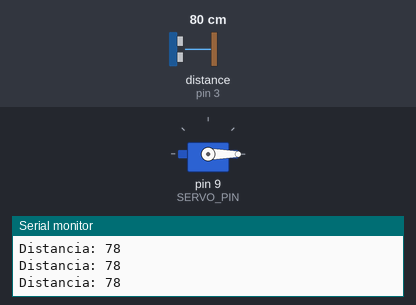
The sketch below on a simulated Arduino Uno, built with avr-gcc and run on an emulated ATmega328P. Parts: servo, the last lines printed to the serial monitor. Wiring (inferred from the names in the program): ultrasonic range finder: trigger pin 2; echo pin 3. The test bench sets the inputs (shaded band); at power-on: distance to the obstacle (sensor on pin 3) 80 cm. The echo pulse lasts 58.3 µs per cm.

Above: at 1.2 s.
1.3 s: distance to the obstacle (sensor on pin 3) set to 34 cm
2.8 s: distance to the obstacle (sensor on pin 3) set to 28 cm
At 3.2 s:
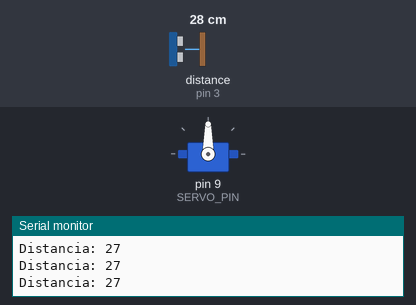
4.3 s: distance to the obstacle (sensor on pin 3) set to 35 cm
At 5.5 s:
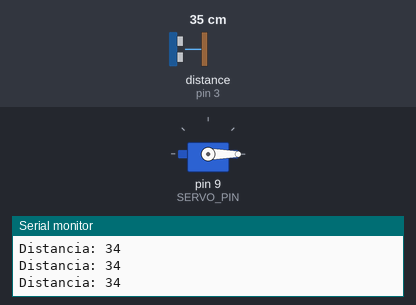
5.8 s: distance to the obstacle (sensor on pin 3) set to 2 cm
At 7.2 s:
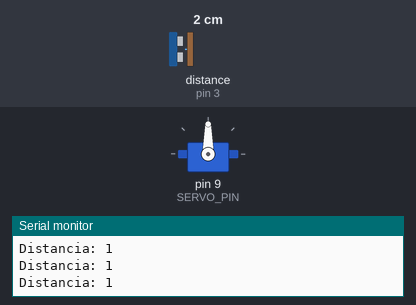
Timing chart, 0 to 8.3 s (numbered marks = the images above; inputs shaded):
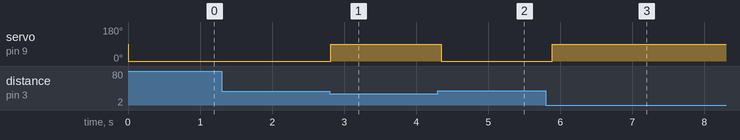

The sketch:

sketch_feb16a.ino
```cpp
#include <Servo.h>

#define TRIGGER_PIN  2  // Pin del arduino al que está conectado el pin TRIG del sensor ultrasónico
#define ECHO_PIN     3  // Pin del arduino al que está conectado el pin ECHO del sensor ultrasónico
#define SERVO_PIN    9  // Pin del arduino al que está conectado el servo motor

#define MAX_DISTANCE 30 // Distancia máxima de detección en centímetros

Servo myServo;

void setup() {
  Serial.begin(9600);
  pinMode(TRIGGER_PIN, OUTPUT);
  pinMode(ECHO_PIN, INPUT);
  myServo.attach(SERVO_PIN);
}

void loop() {
  long duration, distance;
  digitalWrite(TRIGGER_PIN, LOW);
  delayMicroseconds(2);
  digitalWrite(TRIGGER_PIN, HIGH);
  delayMicroseconds(10);
  digitalWrite(TRIGGER_PIN, LOW);
  duration = pulseIn(ECHO_PIN, HIGH);
  distance = duration * 0.034 / 2;

  Serial.print("Distancia: ");
  Serial.println(distance);

  if (distance < MAX_DISTANCE) {
    // Si la distancia es menor que 30cm, girar el servo a 90 grados
    myServo.write(90);
  } else {
    // Si no, mantener el servo en su posición inicial (por ejemplo, 0 grados)
    myServo.write(0);
  }

  delay(100); // Pequeña pausa antes de la próxima lectura
}
```

Measured:
- the behaviour switches between 31 and 30 cm on distance to the obstacle (sensor on pin 3) (found by bisection; images 0 and 1)
- after the input at 2.8 s, servo on pin 9 (SERVO_PIN): 0° → 90° at once
- after the input at 4.3 s, servo on pin 9 (SERVO_PIN): 90° → 0° after 0.05 s
- after the input at 5.8 s, servo on pin 9 (SERVO_PIN): 0° → 90° after 0.09 s
